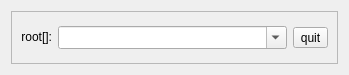
<ui version="4.0" >
 <class>HelloSignal</class>
 <widget class="QWidget" name="HelloSignal" >
  <property name="geometry" >
   <rect>
    <x>0</x>
    <y>0</y>
    <width>349</width>
    <height>75</height>
   </rect>
  </property>
  <property name="windowTitle" >
   <string>Form</string>
  </property>
  <layout class="QVBoxLayout" >
   <item>
    <widget class="QFrame" name="frame" >
     <property name="frameShape" >
      <enum>QFrame::StyledPanel</enum>
     </property>
     <property name="frameShadow" >
      <enum>QFrame::Raised</enum>
     </property>
     <layout class="QHBoxLayout" >
      <item>
       <layout class="QHBoxLayout" >
        <item>
         <widget class="QLabel" name="label" >
          <property name="sizePolicy" >
           <sizepolicy vsizetype="Fixed" hsizetype="Fixed" >
            <horstretch>0</horstretch>
            <verstretch>0</verstretch>
           </sizepolicy>
          </property>
          <property name="text" >
           <string>root[]:</string>
          </property>
          <property name="alignment" >
           <set>Qt::AlignRight|Qt::AlignTrailing|Qt::AlignVCenter</set>
          </property>
         </widget>
        </item>
        <item>
         <widget class="QComboBox" name="comboBox" >
          <property name="font" >
           <font>
            <family>Courier</family>
           </font>
          </property>
          <property name="whatsThis" >
           <string>USe this field to enter the ROO command</string>
          </property>
          <property name="editable" >
           <bool>true</bool>
          </property>
         </widget>
        </item>
        <item>
         <widget class="QToolButton" name="toolButton" >
          <property name="toolTip" >
           <string>Terminate the ROOT session</string>
          </property>
          <property name="whatsThis" >
           <string>THis button allow you to terminate your ROOT session</string>
          </property>
          <property name="text" >
           <string>quit</string>
          </property>
         </widget>
        </item>
       </layout>
      </item>
     </layout>
    </widget>
   </item>
  </layout>
 </widget>
 <tabstops>
  <tabstop>comboBox</tabstop>
 </tabstops>
 <resources/>
</ui>
